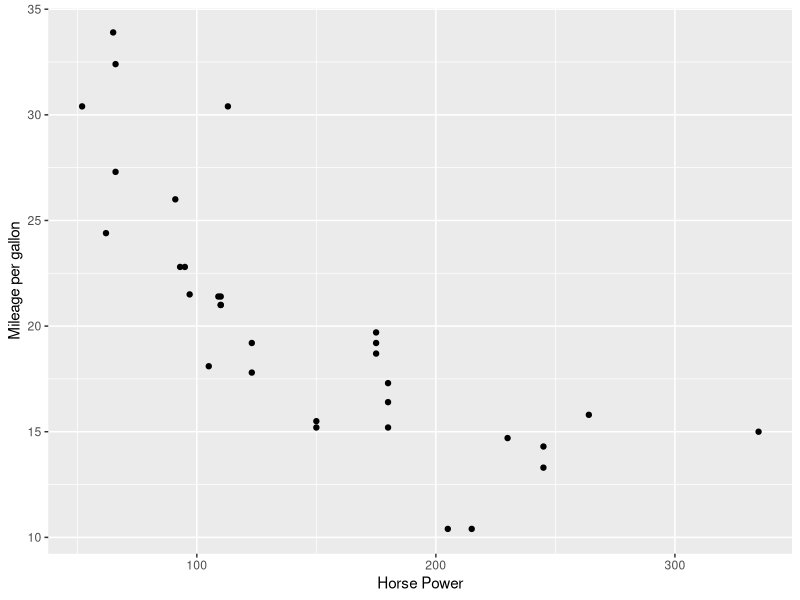

Reproduce this figure in R.
## ---- chunk 1
# Load mtcars data set
data(mtcars)
mtcars$am <- as.factor(mtcars$am)
levels(mtcars$am) <- c("Auto", "Manual")

str(mtcars)
## ---- chunk 2
library(ggplot2)

fit <- lm(mpg ~ am + wt + hp, data = mtcars)

# New data frame for prediction
    new <- data.frame(am = as.factor(mean(mtcars$am)),
                      wt = mean(mtcars$wt),
                      hp = mean(mtcars$hp))

    # Prediction
    pred <-
      cbind(mtcars,
            predict(fit, new, interval = "prediction", level = 0.95))
    
    # Plot the prediction with 95% confidence internval
    ggplot(pred, aes(x = hp)) +
      labs(x="Horse Power", y="Mileage per gallon") +
      geom_ribbon(aes(ymin = lwr, ymax = upr),
                  fill = "blue",
                  alpha = 0.2) +
      geom_point(aes(y = mpg)) +
      geom_line(aes(y = fit), colour = "blue", size = 0.5)

